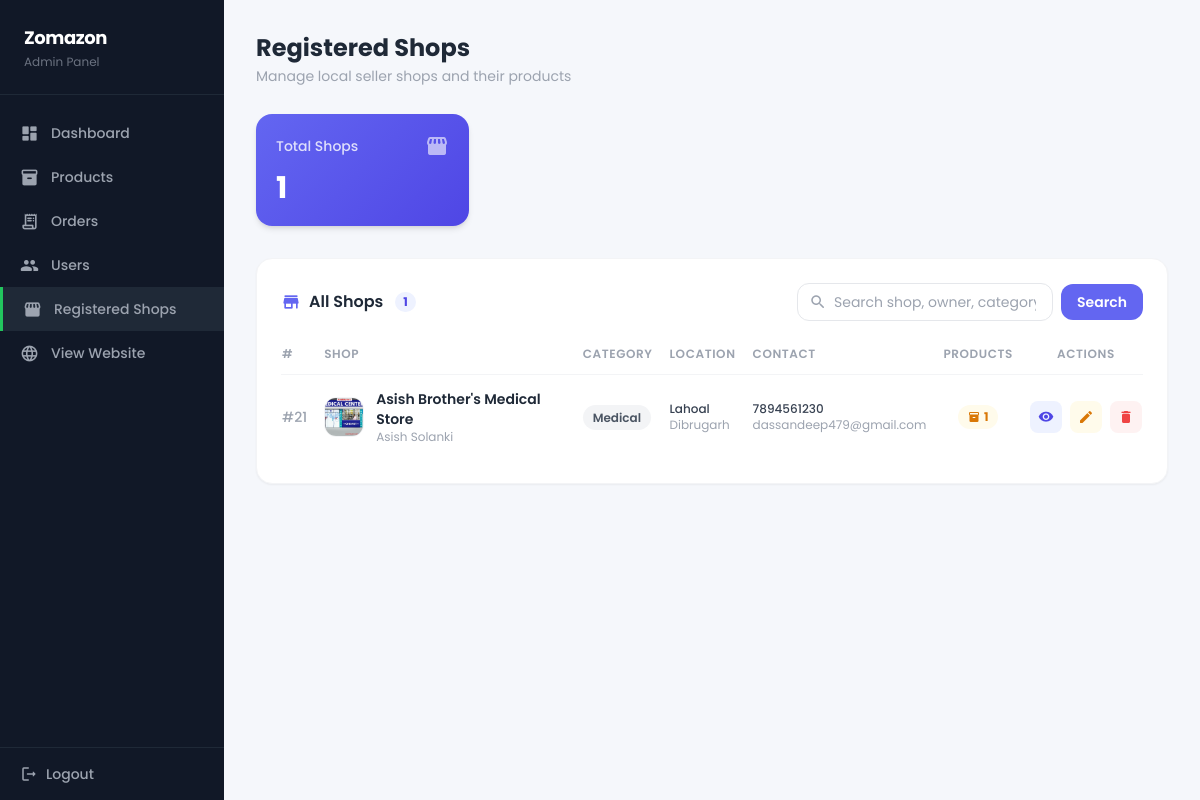
The page /Admin/localshops.php (signed in) on the database its author committed.
### tables this page shows
CREATE TABLE `local_shops` (
  `id` int(11) NOT NULL,
  `shop_name` varchar(100) DEFAULT NULL,
  `owner_name` varchar(100) DEFAULT NULL,
  `phone` varchar(15) DEFAULT NULL,
  `address` text DEFAULT NULL,
  `area` varchar(100) DEFAULT NULL,
  `image` varchar(255) DEFAULT NULL,
  `city` varchar(100) DEFAULT NULL,
  `seller_email` varchar(100) DEFAULT NULL,
  `PASSWORD` varchar(255) DEFAULT NULL,
  `category` varchar(100) DEFAULT NULL
);

### Admin/localshops.php (the view, shortened to what this page needs)
<?php
include "../config/db.php";
$search = isset($_GET['search']) ? trim($_GET['search']) : '';
$where = '';
$shops_result = $conn->query("
    SELECT s.*,
           COUNT(DISTINCT p.id) AS total_products
    FROM local_shops s
    LEFT JOIN products p ON p.shop_id = s.id
    $where
    GROUP BY s.id
    ORDER BY s.id DESC
");
$shops = [];
while ($row = $shops_result->fetch_assoc()) $shops[] = $row;
$total_shops  = count($shops);
?>
<!DOCTYPE html>
<html lang="en">
<head>
    <script src="https://cdn.tailwindcss.com"></script>
</head>
<body class="min-h-screen">
<aside class="fixed top-0 left-0 h-screen w-56 bg-gray-900 flex flex-col z-40">
    <div class="px-6 py-6 border-b border-gray-800">
        <h1 class="text-white font-bold text-lg tracking-tight">Zomazon</h1>
        <p class="text-gray-500 text-xs mt-0.5">Admin Panel</p>
    </div>
    <nav class="flex-1 py-4 overflow-y-auto">
        <?php
        $links = [
            ['dashboard.php',  'dashboard',   'Dashboard'],
            ['products.php',   'inventory_2', 'Products'],
            ['orders.php',     'receipt_long','Orders'],
            ['users.php',      'group',       'Users'],
            ['localshops.php', 'storefront',  'Registered Shops'],
            ['../index.php',   'language',    'View Website'],
        ];
        $current = basename($_SERVER['PHP_SELF']);
        foreach ($links as [$href, $icon, $label]):
            $active = ($current === basename($href)) ? 'active' : '';
        ?>
        <a href="<?php echo $href; ?>"
           class="nav-link <?php echo $active; ?> flex items-center gap-3 px-5 py-3 text-gray-400 hover:text-white text-sm font-medium">
            <span class="material-icons-round text-[19px]"><?php echo $icon; ?></span>
            <?php echo $label; ?>
        </a>
        <?php endforeach; ?>
    </nav>
    <div class="p-4 border-t border-gray-800">
        <a href="logout.php" class="flex items-center gap-2 text-gray-400 hover:text-red-400 transition-colors text-sm font-medium px-1">
            <span class="material-icons-round text-[18px]">logout</span>
            Logout
        </a>
    </div>
</aside>
<main class="ml-56 min-h-screen p-8">
    <div class="mb-7">
        <h2 class="text-2xl font-bold text-gray-800">Registered Shops</h2>
        <p class="text-sm text-gray-400 mt-0.5">Manage local seller shops and their products</p>
    </div>
    <div class="grid grid-cols-2 lg:grid-cols-4 gap-5 mb-8">
        <div class="stat-card rounded-2xl p-5 text-white shadow-md"
             style="background:linear-gradient(135deg,#6366f1,#4f46e5)">
            <div class="flex items-center justify-between mb-3">
                <p class="text-sm font-medium opacity-80">Total Shops</p>
                <span class="material-icons-round text-white/60 text-[24px]">storefront</span>
            </div>
            <p class="text-3xl font-bold"><?php echo $total_shops; ?></p>
        </div>
    </div>
    <div class="bg-white rounded-2xl shadow-sm border border-gray-100 p-6">
        <div class="flex flex-wrap items-center justify-between gap-4 mb-6">
            <h3 class="text-base font-semibold text-gray-800 flex items-center gap-2">
                <span class="material-icons-round text-indigo-500 text-[20px]">store</span>
                All Shops
                <span class="bg-indigo-50 text-indigo-600 text-xs font-bold px-2 py-0.5 rounded-full ml-1"><?php echo $total_shops; ?></span>
            </h3>
            <form method="get" class="flex items-center gap-2">
                <div class="relative">
                    <span class="material-icons-round absolute left-3 top-1/2 -translate-y-1/2 text-gray-400 text-[18px]">search</span>
                    <input type="text" name="search" value="<?php echo htmlspecialchars($search); ?>"
                           placeholder="Search shop, owner, category…"
                           class="pl-9 pr-4 py-2 border border-gray-200 rounded-xl text-sm w-64 transition-all">
                </div>
                <button type="submit" class="bg-indigo-500 hover:bg-indigo-600 text-white px-4 py-2 rounded-xl text-sm font-semibold transition-colors">Search</button>
            </form>
        </div>
        <?php if (empty($shops)): ?>
        <div class="text-center py-20 text-gray-400">
            <span class="material-icons-round text-5xl mb-3 block">store_mall_directory</span>
            <p class="font-semibold text-gray-600 mb-1">No shops found</p>
            <p class="text-sm">Try a different search term.</p>
        </div>
        <?php else: ?>
        <div class="overflow-x-auto">
            <table class="w-full text-sm">
                <thead>
                    <tr class="text-left text-xs text-gray-400 uppercase tracking-wider border-b border-gray-100">
                        <th class="pb-3 font-semibold pr-4">#</th>
                        <th class="pb-3 font-semibold pr-4">Shop</th>
                        <th class="pb-3 font-semibold pr-4">Category</th>
                        <th class="pb-3 font-semibold pr-4">Location</th>
                        <th class="pb-3 font-semibold pr-4">Contact</th>
                        <th class="pb-3 font-semibold pr-4 text-center">Products</th>
                        <th class="pb-3 font-semibold text-center">Actions</th>
                    </tr>
                </thead>
                <tbody class="divide-y divide-gray-50">
                    <?php foreach ($shops as $s): ?>
                    <tr class="hover:bg-gray-50 transition-colors">
                        <td class="py-3.5 pr-4 text-gray-400 font-medium">#<?php echo $s['id']; ?></td>
                        <td class="py-3.5 pr-4">
                            <div class="flex items-center gap-3">
                                <div class="w-10 h-10 rounded-xl overflow-hidden bg-indigo-50 flex items-center justify-center shrink-0 border border-gray-100">
                                    <?php if (!empty($s['image'])): ?>
                                        <img src="../images/<?php echo htmlspecialchars($s['image']); ?>"
                                             class="w-full h-full object-cover"
                                             onerror="this.style.display='none';this.nextElementSibling.style.display='flex'">
                                    <?php else: ?>
                                        <span class="text-indigo-600 font-bold text-sm">
                                            <?php echo strtoupper(substr($s['shop_name'] ?? 'S', 0, 1)); ?>
                                        </span>
                                    <?php endif; ?>
                                </div>
                                <div>
                                    <p class="font-semibold text-gray-800"><?php echo htmlspecialchars($s['shop_name']); ?></p>
                                    <p class="text-xs text-gray-400"><?php echo htmlspecialchars($s['owner_name'] ?? '—'); ?></p>
                                </div>
                            </div>
                        </td>
                        <td class="py-3.5 pr-4">
                            <span class="bg-gray-100 text-gray-600 text-xs font-semibold px-2.5 py-1 rounded-full">
                                <?php echo htmlspecialchars($s['category'] ?? '—'); ?>
                            </span>
                        </td>
                        <td class="py-3.5 pr-4">
                            <p class="text-gray-700 text-xs font-medium"><?php echo htmlspecialchars($s['area'] ?? '—'); ?></p>
                            <p class="text-gray-400 text-xs"><?php echo htmlspecialchars($s['city'] ?? ''); ?></p>
                        </td>
                        <td class="py-3.5 pr-4">
                            <p class="text-gray-700 text-xs font-medium"><?php echo htmlspecialchars($s['phone'] ?? '—'); ?></p>
                            <p class="text-gray-400 text-xs"><?php echo htmlspecialchars($s['seller_email'] ?? ''); ?></p>
                        </td>
                        <td class="py-3.5 pr-4 text-center">
                            <span class="inline-flex items-center gap-1 text-xs font-bold text-amber-600 bg-amber-50 px-2.5 py-1 rounded-full">
                                <span class="material-icons-round text-[12px]">inventory_2</span>
                                <?php echo $s['total_products']; ?>
                            </span>
                        </td>
                        <td class="py-3.5">
                            <div class="flex items-center justify-center gap-2">
                                <button onclick="viewDetails(<?php echo htmlspecialchars(json_encode($s), ENT_QUOTES); ?>)"
                                        class="w-8 h-8 rounded-lg bg-indigo-50 hover:bg-indigo-100 text-indigo-600 flex items-center justify-center transition-colors"
                                        title="View details">
                                    <span class="material-icons-round text-[16px]">visibility</span>
                                </button>
                                <button onclick="openEdit(<?php echo htmlspecialchars(json_encode($s), ENT_QUOTES); ?>)"
                                        class="w-8 h-8 rounded-lg bg-amber-50 hover:bg-amber-100 text-amber-600 flex items-center justify-center transition-colors"
                                        title="Edit shop">
                                    <span class="material-icons-round text-[16px]">edit</span>
                                </button>
                                <form method="post" onsubmit="return confirm('Delete this shop and ALL its products? This cannot be undone.')">
                                    <button type="submit" name="delete_shop"
                                            class="w-8 h-8 rounded-lg bg-red-50 hover:bg-red-100 text-red-500 flex items-center justify-center transition-colors"
                                            title="Delete shop">
                                        <span class="material-icons-round text-[16px]">delete</span>
                                    </button>
                                </form>
                            </div>
                        </td>
                    </tr>
                    <?php endforeach; ?>
                </tbody>
            </table>
        </div>
        <?php endif; ?>
    </div>
</main>
</body>
</html>

### Admin/localshops.php (style rules this page uses)
body { font-family: 'Poppins', sans-serif; background: #f5f7fb; }
.nav-link { transition: background .15s, color .15s; }
.nav-link.active { background: #1f2937; border-left: 3px solid #22c55e; }
.stat-card { transition: transform .2s, box-shadow .2s; }
tbody tr { transition: background .12s; }

### rows shown on the page
local_shops: id "21", image (picture), shop_name "Asish Brother's Medical Store", owner_name "Asish Solanki", category "Medical", area "Lahoal", city "Dibrugarh", phone "7894561230", seller_email "dassandeep479@gmail.com", total_products "1"

### other values the page prints
$label "Dashboard"
$label "Products"
$label "Orders"
$label "Users"
$label "Registered Shops"
$label "View Website"
$total_shops "1"
